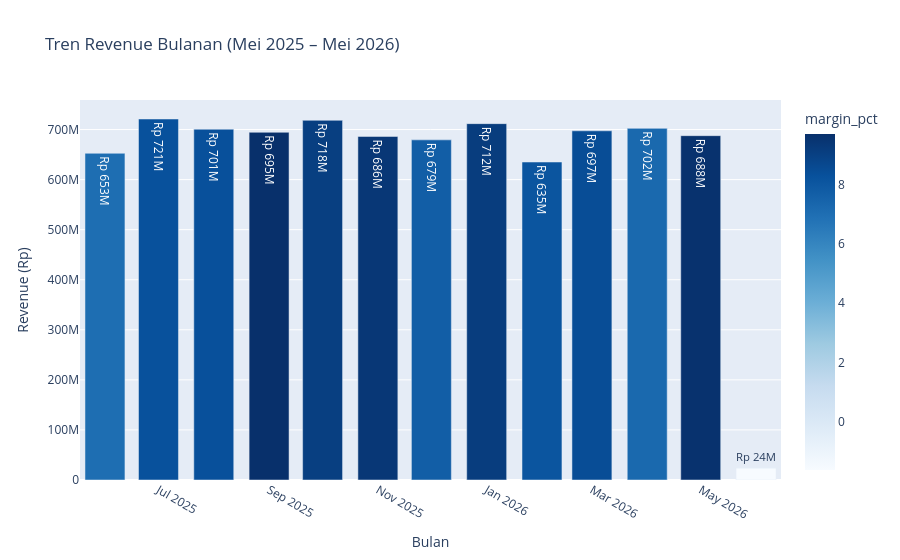

The notebook cell this image was saved under:
### Markdown cell above
---
## 4. BQ #3: Bagaimana Tren Omset Harian dan Bulanan?

Menganalisis pola revenue dari waktu ke waktu untuk mengidentifikasi tren, pola musiman, dan hari peak.

### Code cell
# Tren bulanan
valid_trx['month'] = valid_trx['tanggal'].dt.to_period('M')
monthly = (
    valid_trx
    .groupby('month')
    .agg(revenue=('total','sum'), profit=('profit','sum'), trx=('transaction_id','count'))
    .reset_index()
)
monthly['month_str'] = monthly['month'].astype(str)
monthly['margin_pct'] = (monthly['profit'] / monthly['revenue'] * 100).round(2)

fig = px.bar(
    monthly,
    x='month_str', y='revenue',
    title='Tren Revenue Bulanan (Mei 2025 – Mei 2026)',
    labels={'month_str':'Bulan','revenue':'Revenue (Rp)'},
    color='margin_pct', color_continuous_scale='Blues',
    text=monthly['revenue'].apply(lambda x: f'Rp {x/1e6:.0f}M')
)
fig.update_layout(xaxis_tickangle=30)
fig.show()

print(monthly[['month_str','revenue','profit','margin_pct','trx']].to_string(index=False))

### Figure 1 — Plotly figure (JSON) as saved in the notebook; plotly's stock layout.template omitted (floating-point values rounded to 4 significant figures)
{"data": [{"hovertemplate": "Bulan=%{x}<br>Revenue (Rp)=%{y}<br>text=%{text}<br>margin_pct=%{marker.color}<extra></extra>", "legendgroup": "", "marker": {"color": [7.02, 8.29, 8.32, 9.7, 9.06, 9.39, 7.71, 9.15, 8.11, 8.45, 7.24, 9.62, -1.63], "coloraxis": "coloraxis", "pattern": {"shape": ""}}, "name": "", "orientation": "v", "showlegend": false, "text": ["Rp 653M", "Rp 721M", "Rp 701M", "Rp 695M", "Rp 718M", "Rp 686M", "Rp 679M", "Rp 712M", "Rp 635M", "Rp 697M", "Rp 702M", "Rp 688M", "Rp 24M"], "textposition": "auto", "type": "bar", "x": ["2025-06", "2025-07", "2025-08", "2025-09", "2025-10", "2025-11", "2025-12", "2026-01", "2026-02", "2026-03", "2026-04", "2026-05", "2026-06"], "xaxis": "x", "y": [652558800, 721048800, 700706400, 694513707, 718444500, 686198006, 679357904, 711799602, 635127400, 697465800, 702338505, 687744700, 23711200], "yaxis": "y"}], "layout": {"barmode": "relative", "coloraxis": {"colorbar": {"title": {"text": "margin_pct"}}, "colorscale": [[0, "rgb(247,251,255)"], [0.125, "rgb(222,235,247)"], [0.25, "rgb(198,219,239)"], [0.375, "rgb(158,202,225)"], [0.5, "rgb(107,174,214)"], [0.625, "rgb(66,146,198)"], [0.75, "rgb(33,113,181)"], [0.875, "rgb(8,81,156)"], [1, "rgb(8,48,107)"]]}, "legend": {"tracegroupgap": 0}, "title": {"text": "Tren Revenue Bulanan (Mei 2025 – Mei 2026)"}, "xaxis": {"anchor": "y", "domain": [0, 1], "tickangle": 30, "title": {"text": "Bulan"}}, "yaxis": {"anchor": "x", "domain": [0, 1], "title": {"text": "Revenue (Rp)"}}}}
